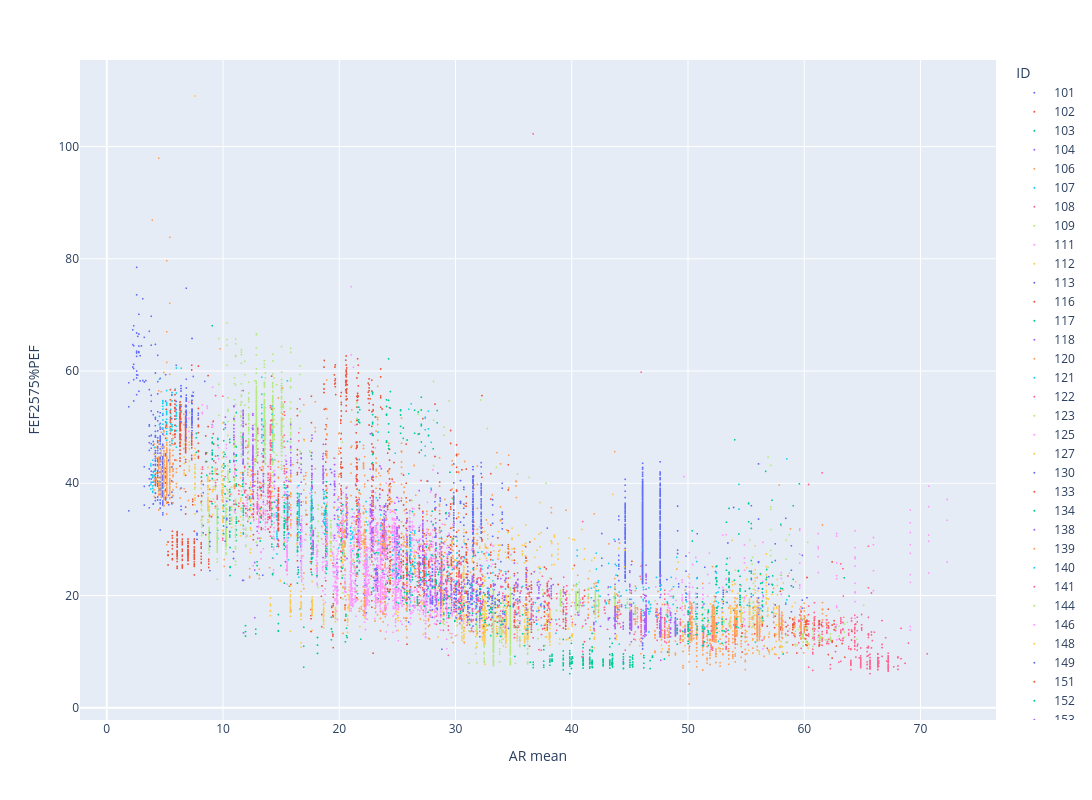

This figure's notebook cell:
### Code cell
fig = px.scatter(df1, x="AR mean", y="FEF2575%PEF", color="ID")
fig.update_traces(marker=dict(size=2))
fig.update_layout(width=1200, height=800)
fig.show()
